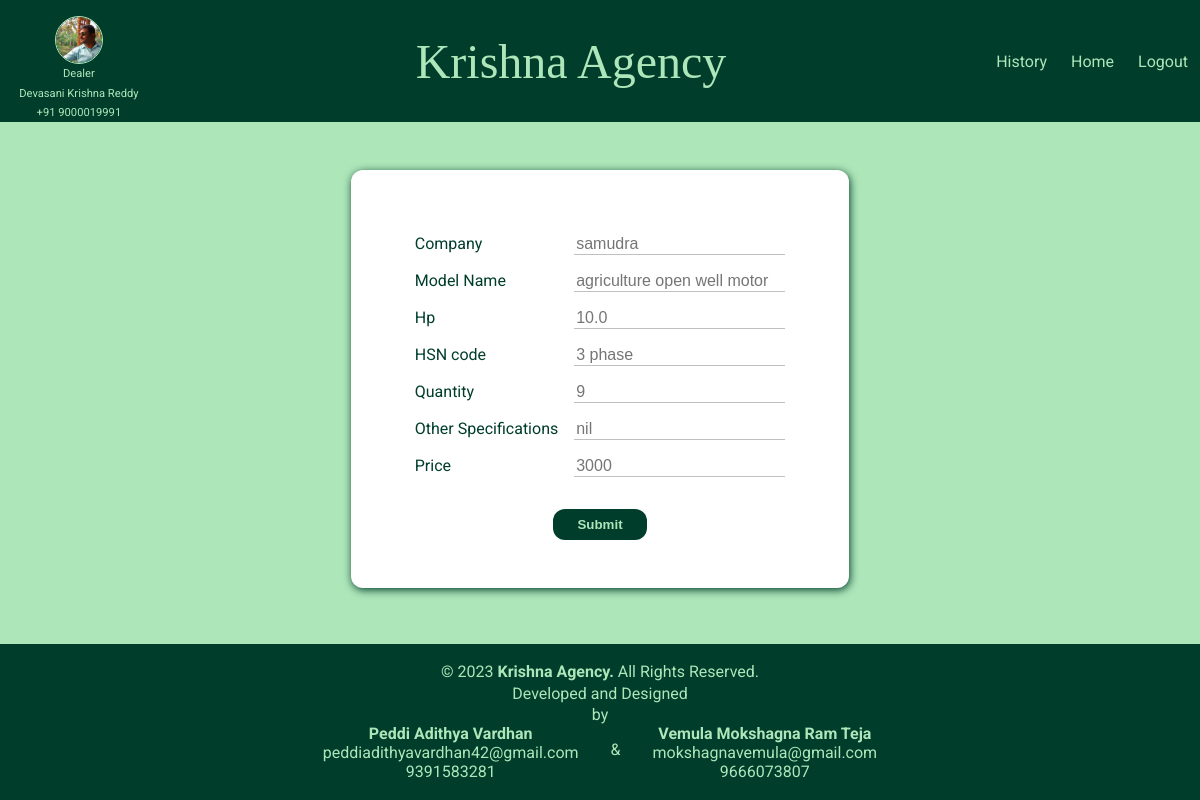
Page /edit_motor/25/ (signed in) on the committed database.
### stock/models.py (models this page shows, shortened)
class motor_products(models.Model):
    company=models.CharField(max_length=50)
    model_name=models.CharField(max_length=100)
    hp=models.DecimalField(max_digits=3, decimal_places=1)
    others=models.CharField(max_length=100)
    quantity=models.IntegerField()
    hsncode=models.CharField(max_length=50)
    price=models.IntegerField(null=True)

### stock/views.py (the view, shortened to what this page needs)
# urls.py: path('edit_motor/<str:pk>/', views.edit_motors, name="editmotor"),
@login_required(login_url='loginpage')
def edit_motors(request,pk):
    details=motor_products.objects.get(id=pk)
    return render(request, 'stock/edit_motor.html',{
        "details":details
    })

### stock/templates/stock/edit_motor.html (shortened to what this page needs)
{% extends 'stock_base.html' %}
{% load static %}
{% block page_css %}
    <link rel="stylesheet" href="{% static "stock/motor.css" %}">
{% endblock page_css %}
{% block page_body %}
<main>
    <form method="POST">
        <div class="formdiv">
            <label for="company">Company </label>
            <input type="text" id="company" name="company" placeholder="{{details.company}}">
            <label for="model">Model Name</label>
            <input type="text" id="model" name="model" placeholder="{{details.model_name}}">
            <label for="hp">Hp</label>
            <input type="text" id="hp" name="hp" placeholder="{{details.hp}}">
            <label for="hsncode">HSN code</label>
            <input type="text" id="hsncode" name="hsncode" placeholder="{{details.others}}">
            <label for="quantity">Quantity</label>
            <input type="text" id="quantity" name="quantity" placeholder="{{details.quantity}}">
            <label for="specs">Other Specifications</label>
            <input type="text" id="specs" name="specs" placeholder="{{details.hsncode}}">
            <label for="price">Price</label>
            <input type="text" id="price" name="price" placeholder="{{details.price}}">
            <input type="submit" id="yes" class="yes" name="Yes" />
        </div>
    </form>
</main>
{% endblock page_body %}

### static/style.css (style rules this page uses)
* { box-sizing: border-box; }
body { margin: 0; background-color: #ade6b9; font-family: 'Roboto', sans-serif; display: flex; flex-direction: column; min-height: 100vh; }
main { flex-grow: 1; }

### stock/static/stock/motor.css (style rules this page uses)
main { display: flex; justify-content: center; }
.formdiv { margin: 3rem 0; display: grid; grid-template-columns: auto auto; grid-gap: 1rem 1rem; padding: 4rem 4rem 2rem 4rem; background-color: #ffffff; border-radius: 12px; box-shadow: 1px 2px 8px #003d2b; }
.yes { display: block; grid-column: span 2; margin: 1rem auto; padding: .5rem 1.5rem; background-color: #003d2b; color: #ade6b9; font-weight: bolder; cursor: pointer; border: none; border-radius: 12px; user-select: none; transition: .4s; }
label { color: #003d2b; }
input:not(.yes) { border: none; border-bottom: 1px solid rgb(192, 192, 192); font-size: 1rem; width: 100%; transition: 0.4s; }

### rows in the picture
motor_products: company "samudra", model "agriculture open well motor", hp "10.0", hsncode "3 phase", quantity "9", specs "nil", price "3000"
